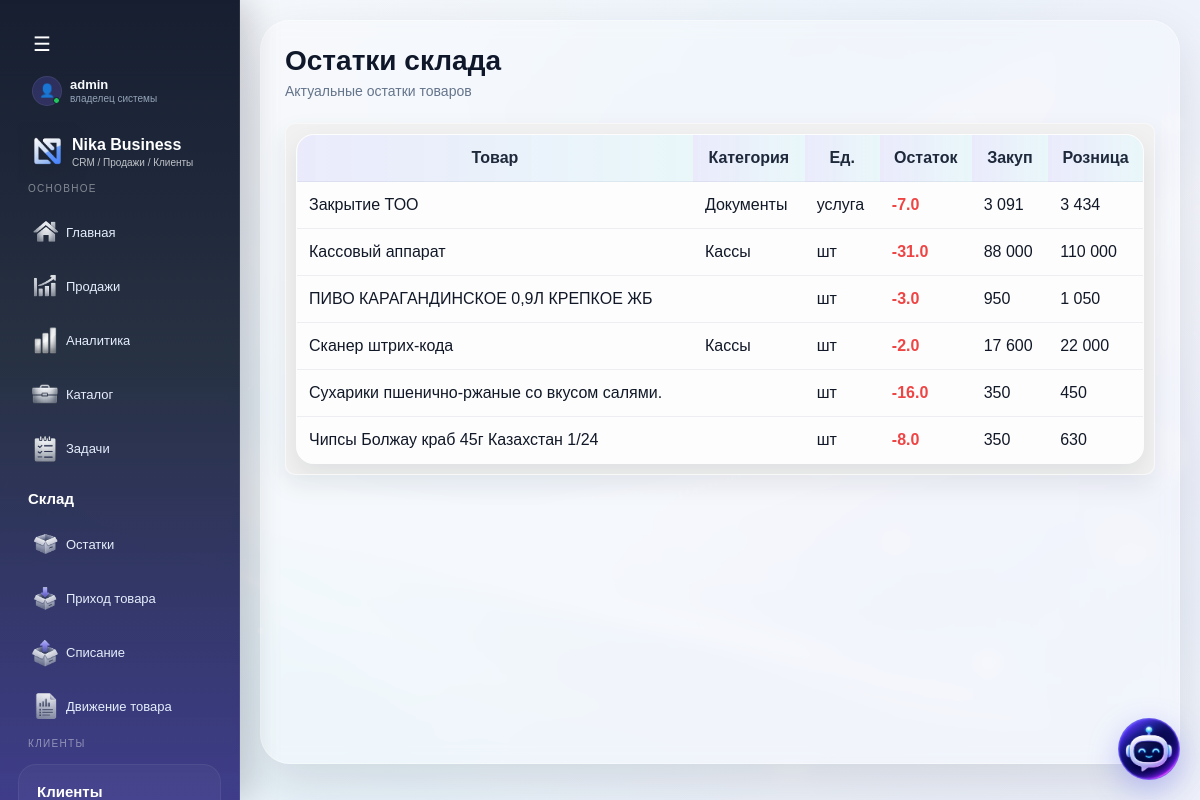
/stock (signed in), run on the app's committed database.
### tables this page shows
CREATE TABLE items (
        id INTEGER PRIMARY KEY AUTOINCREMENT,
        name TEXT,
        price INTEGER,
        category TEXT,
        type TEXT
    , description TEXT, retail_price INTEGER, wholesale_price INTEGER, discount_percent INTEGER, purchase_price INTEGER, barcode TEXT, company_id INTEGER, unit TEXT, markup_percent REAL DEFAULT 0, quantity REAL DEFAULT 0, gtin TEXT, ntin TEXT, is_marked INTEGER DEFAULT 0);

### routes/stock.py (the view)
@stock_bp.route("/stock")
def stock():
    conn = get_db()
    items = conn.execute("""
        SELECT
            items.*,

            COALESCE(
                SUM(
                    CASE
                        WHEN stock_movements.movement_type='income'
                        THEN stock_movements.quantity

                        WHEN stock_movements.movement_type='sale'
                        THEN -stock_movements.quantity

                        WHEN stock_movements.movement_type='writeoff'
                        THEN -stock_movements.quantity
                    END
                ),
                0
            ) as stock

        FROM items

        LEFT JOIN stock_movements
        ON items.id = stock_movements.item_id

        WHERE items.company_id = ?

        GROUP BY items.id

        ORDER BY items.name
    """, (
        session.get("company_id"),
    )).fetchall()
    conn.close()
    return render_template(
        "stock.html",
        items=items
    )

### app.py (called while the page is built, shortened)
@app.before_request
def check_company_access():
    if session.get("is_super_admin") or session.get("is_creator"):
        return

### models.py (called while the page is built)
def get_db():
    conn = sqlite3.connect(DATABASE, timeout=5)
    conn.row_factory = sqlite3.Row
    return conn

### templates/stock.html (shortened to what this page needs)
{% extends "base.html" %}
{% block content %}
<div class="page-header">
    <div>
        <h1 class="page-title">Остатки склада</h1>
        <div class="page-note">
            Актуальные остатки товаров
        </div>
    </div>
</div>
<div class="card">
    <table>
        <thead>
            <tr>
                <th>Товар</th>
                <th>Категория</th>
                <th>Ед.</th>
                <th>Остаток</th>
                <th>Закуп</th>
                <th>Розница</th>
            </tr>
        </thead>
        <tbody>
        {% for item in items %}
            <tr>
                <td>
                    {{ item.name }}
                </td>
                <td>
                    {{ item.category }}
                </td>
                <td>
                    {{ item.unit }}
                </td>
                <td>
                    {% if item.stock <= 0 %}
                        <span style="color:#ef4444;font-weight:bold;">
                            {{ item.stock }}
                        </span>
                    {% elif item.stock <= 5 %}
                        <span style="color:#f59e0b;font-weight:bold;">
                            {{ item.stock }}
                        </span>
                    {% else %}
                        <span style="color:#16a34a;font-weight:bold;">
                            {{ item.stock }}
                        </span>
                    {% endif %}
                </td>
                <td>
                    {{ "{:,.0f}".format(item.purchase_price or 0).replace(",", " ") }}
                </td>
                <td>
                    {{ "{:,.0f}".format(item.retail_price or 0).replace(",", " ") }}
                </td>
            </tr>
        {% endfor %}
        </tbody>
    </table>
</div>
{% endblock %}

### templates/base.html (style rules this page uses)
:root { --bg-main: #f4f7fb; --bg-soft: rgba(255, 255, 255, 0.72); --bg-card: rgba(255, 255, 255, 0.82); --line: rgba(255, 255, 255, 0.35); --sidebar-1: #0f172a; --sidebar-2: #1e293b; --sidebar-3: #312e81; --accent-1: #6366f1; --accent-2: #8b5cf6; --accent-3: #06b6d4; --text-main: #111827; --text-soft: #64748b; --text-light: #e5eefc; --success: #16a34a; --danger: #ef4444; --warning: #f59e0b; --shadow-main: 0 20px 50px rgba(15, 23, 42, 0.12); --shadow-soft: 0 10px 25px rgba(15, 23, 42, 0.08); --radius-xl: 24px; --radius-lg: 18px; --radius-md: 14px; }
* { box-sizing: border-box; }
body { margin: 0; font-family: Arial, sans-serif; color: var(--text-main); background: linear-gradient(rgba(244,247,251,0.9), rgba(244,247,251,0.92)), url("/static/img/crm-bg.jpg") center center / cover no-repeat fixed; min-height: 100vh; }
.page-header { display: flex; justify-content: space-between; align-items: center; gap: 18px; margin-bottom: 24px; flex-wrap: wrap; }
.page-title { margin: 0; font-size: 28px; font-weight: 800; color: #0f172a; }
.page-note { margin-top: 6px; color: var(--text-soft); font-size: 14px; }
.glass-box, .card, table, .sheet, .finance-block { background: var(--bg-card); backdrop-filter: blur(14px); -webkit-backdrop-filter: blur(14px); border: 1px solid rgba(255,255,255,0.45); box-shadow: var(--shadow-soft); }
.card { padding: 20px; border-radius: var(--radius-lg); margin-bottom: 20px; position: relative; overflow: hidden; }
.card > * { position: relative; z-index: 1; }
table { width: 100%; border-collapse: collapse; border-radius: var(--radius-lg); overflow: hidden; }
th, td { padding: 14px 12px; border-bottom: 1px solid rgba(148, 163, 184, 0.16); }
th { background: linear-gradient(90deg, rgba(99,102,241,0.12), rgba(6,182,212,0.08)); color: #1e293b; font-weight: 700; }
body { margin: 0; overflow-x: hidden; overflow-y: auto; }
.card { padding: 10px; border-radius: 10px; background: #f1f1f1; }
table { width: 100%; min-width: 700px; }

### data on the page
items: name "Закрытие ТОО", category "Документы", unit "услуга", stock "-7.0", purchase_price "3 091", retail_price "3 434"
items: name "Кассовый аппарат", category "Кассы", unit "шт", stock "-31.0", purchase_price "88 000", retail_price "110 000"
items: name "ПИВО КАРАГАНДИНСКОЕ 0,9Л КРЕПКОЕ ЖБ", unit "шт", stock "-3.0", purchase_price "950", retail_price "1 050"
items: name "Сканер штрих-кода", category "Кассы", unit "шт", stock "-2.0", purchase_price "17 600", retail_price "22 000"
items: name "Сухарики пшенично-ржаные со вкусом салями.", unit "шт", stock "-16.0", purchase_price "350", retail_price "450"
items: name "Чипсы Болжау краб 45г Казахстан 1/24", unit "шт", stock "-8.0", purchase_price "350", retail_price "630"

### other printed values
{{ session.get("username") }} "admin"
